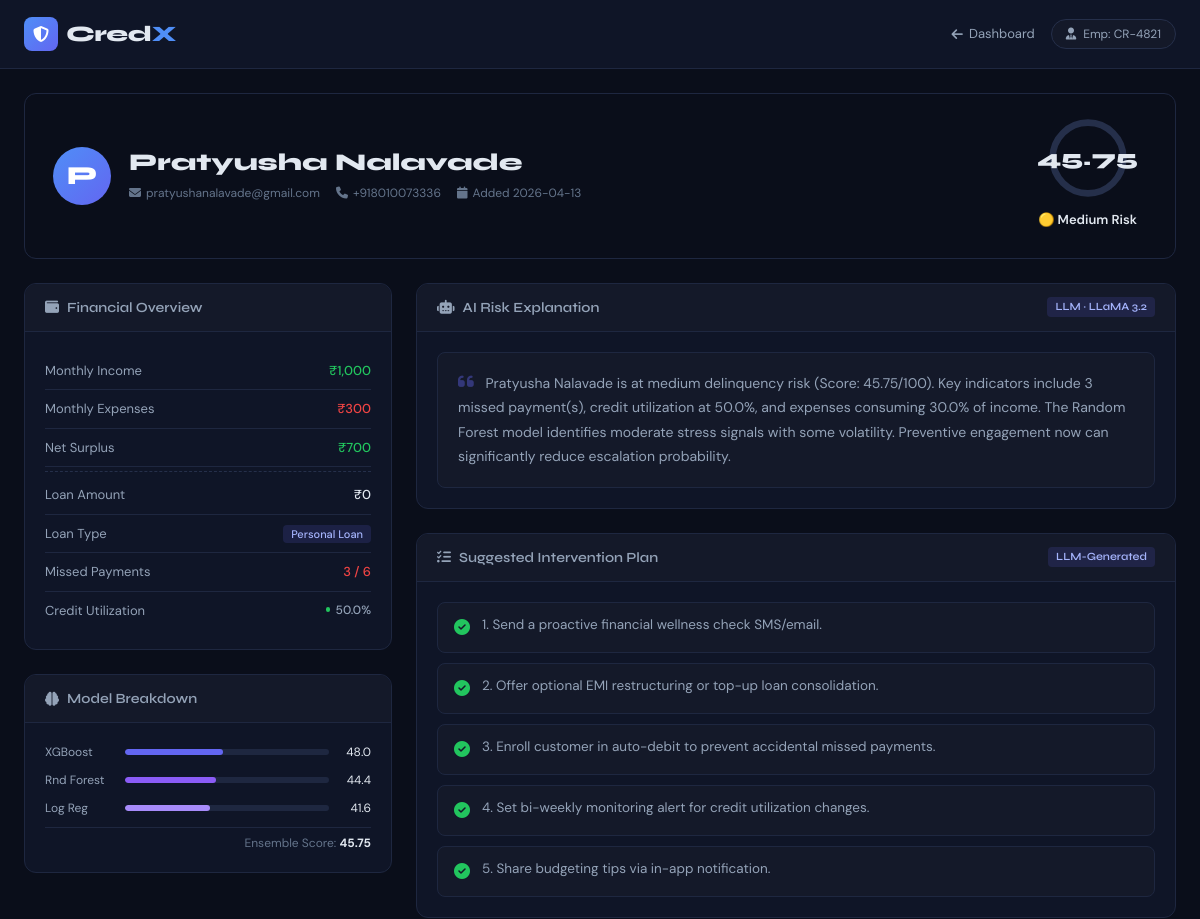
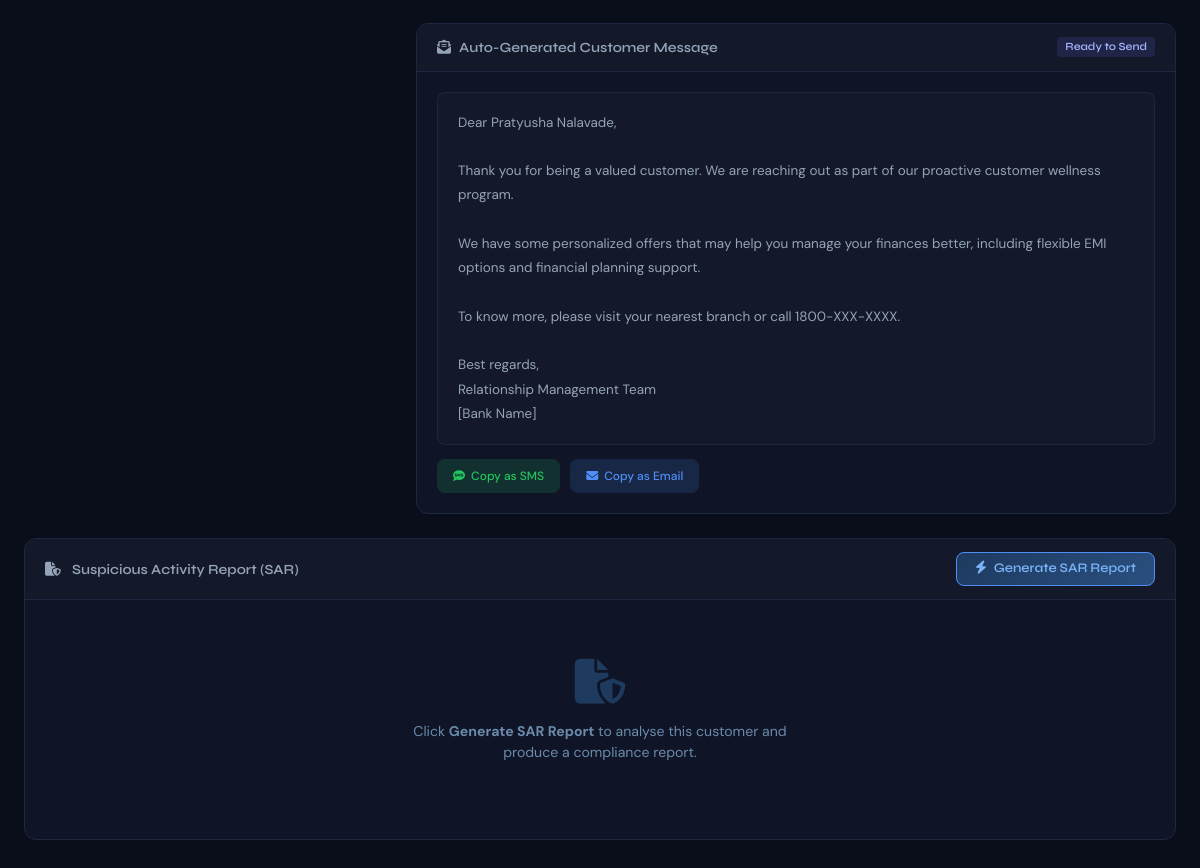
Screenshot of /customer/1 with the database file from the repository (2 pictures, top to bottom).
### tables this page shows
CREATE TABLE customers (
        id INTEGER PRIMARY KEY AUTOINCREMENT,
        name TEXT,
        income REAL,
        expenses REAL,
        missed_payments INTEGER,
        credit_utilization REAL,
        loan_amount REAL,
        loan_type TEXT,
        email TEXT,
        phone TEXT,
        added_on TEXT,
        risk_score REAL,
        risk_category TEXT
    );

### app.py (the view)
@app.route("/customer/<int:customer_id>")
def customer_detail(customer_id):
    conn = get_conn()
    conn.row_factory = sqlite3.Row
    cur = conn.cursor()
    cur.execute("SELECT * FROM customers WHERE id = ?", (customer_id,))
    row = cur.fetchone()
    conn.close()
    if row is None:
        return "Customer not found", 404
    customer = dict(row)
    service = RiskService()
    result = service.evaluate(customer)
    customer["risk_score"] = result["risk_score"]
    customer["shap"] = result.get("shap", {})  # 'shap' is not returned by the engine; default to empty dict
    explanation, intervention, message = generate_llm_explanation(
        customer, customer["risk_score"], customer["risk_category"]
    )
    customer["explanation"] = explanation
    customer["intervention"] = intervention
    customer["message"] = message
    return render_template("customer_detail.html", customer=customer)

### db/connection.py (called while the page is built)
def get_conn():
    conn = sqlite3.connect(DB_PATH)
    conn.row_factory = sqlite3.Row
    return conn

### feature_engineering/features.py (called while the page is built)
    @staticmethod
    def _safe_div(a, b):
        return float(a) / float(b) if b not in [0, None] else 0.0

    @staticmethod
    def debt_to_income(income, expenses, loan_amount):
        emi_proxy = loan_amount * 0.02  # standardized assumption
        return FeatureEngine._safe_div(expenses + emi_proxy, income)

    @staticmethod
    def utilization_risk(utilization):
        return min(max(utilization / 100.0, 0.0), 1.0)

    @staticmethod
    def payment_risk(missed_payments):
        return min((missed_payments ** 1.5) / 10.0, 1.0)

    @staticmethod
    def expense_pressure(income, expenses):
        return FeatureEngine._safe_div(expenses, income)

    @staticmethod
    def financial_stress(dti, util_risk, pay_risk, expense_pressure):
        return float(
            (0.30 * dti) +
            (0.30 * util_risk) +
            (0.25 * pay_risk) +
            (0.15 * expense_pressure)
        )

    @staticmethod
    def build(data) -> FeatureVector:
        income = float(data["income"])
        expenses = float(data["expenses"])
        loan_amount = float(data.get("loan_amount", 0))
        utilization = float(data["credit_utilization"])
        missed = float(data["missed_payments"])
        dti = FeatureEngine.debt_to_income(income, expenses, loan_amount)
        util_risk = FeatureEngine.utilization_risk(utilization)
        pay_risk = FeatureEngine.payment_risk(missed)
        exp_pressure = FeatureEngine.expense_pressure(income, expenses)
        stress = FeatureEngine.financial_stress(
            dti, util_risk, pay_risk, exp_pressure
        )
        return FeatureVector(
            dti=dti,
            utilization_risk=util_risk,
            payment_risk=pay_risk,
            expense_pressure=exp_pressure,
            financial_stress_index=stress
        )

### ml_engine/models/gb.py (called while the page is built)
    def predict_proba(self, f):
        base = (
            1.5 * f.dti +
            2.0 * f.payment_risk +
            1.2 * f.utilization_risk
        )
        return min(base / 5.0, 1.0)

### ml_engine/models/gru.py (called while the page is built)
    def predict_proba(self, f):
        memory_risk = (
            0.5 * f.payment_risk +
            0.3 * f.utilization_risk +
            0.2 * f.dti
        )
        return min(memory_risk ** 1.1, 1.0)

### services/risk_service.py (called while the page is built)
    def evaluate(self, raw_data: dict):
        return self.engine.predict(raw_data)

### templates/customer_detail.html (shortened to what this page needs)
<!DOCTYPE html>
<html lang="en">
<head>
  <link href="https://cdn.jsdelivr.net/npm/bootstrap@5.3.0/dist/css/bootstrap.min.css" rel="stylesheet"/>
  <link href="https://cdnjs.cloudflare.com/ajax/libs/font-awesome/6.4.0/css/all.min.css" rel="stylesheet"/>
  <link rel="stylesheet" href="{{ url_for('static', filename='styles.css') }}"/>
</head>
<body>
<nav class="navbar navbar-expand-lg credx-navbar">
  <div class="container-fluid px-4">
    <a class="navbar-brand d-flex align-items-center gap-2" href="/">
      <div class="brand-icon"><i class="fa-solid fa-shield-halved"></i></div>
      <span class="brand-text">Cred<span class="brand-x">X</span></span>
    </a>
    <div class="navbar-nav ms-auto d-flex flex-row align-items-center gap-3">
      <a href="/" class="nav-back"><i class="fa-solid fa-arrow-left"></i> Dashboard</a>
      <div class="employee-chip"><i class="fa-solid fa-user-tie"></i><span>Emp: CR-4821</span></div>
    </div>
  </div>
</nav>
<div class="container-fluid px-4 py-4">
  <div class="profile-banner profile-{{ customer.risk_color }} mb-4">
    <div class="pb-left">
      <div class="pb-avatar">{{ customer.name[0] }}</div>
      <div>
        <h2 class="pb-name">{{ customer.name }}</h2>
        <div class="pb-meta">
          <span><i class="fa-solid fa-envelope"></i> {{ customer.email }}</span>
          <span><i class="fa-solid fa-phone"></i> {{ customer.phone }}</span>
          <span><i class="fa-solid fa-calendar"></i> Added {{ customer.added_on }}</span>
        </div>
      </div>
    </div>
    <div class="pb-right">
      <div class="pb-score-wrap">
        <svg class="pb-ring" viewBox="0 0 36 36">
          <path class="ring-bg" d="M18 2.0845 a 15.9155 15.9155 0 0 1 0 31.831 a 15.9155 15.9155 0 0 1 0 -31.831"/>
          <path class="ring-fill ring-{{ customer.risk_color }}" stroke-dasharray="{{ customer.risk_score }}, 100" d="M18 2.0845 a 15.9155 15.9155 0 0 1 0 31.831 a 15.9155 15.9155 0 0 1 0 -31.831"/>
        </svg>
        <div class="pb-score">{{ customer.risk_score }}</div>
      </div>
      <div class="pb-badge badge-risk badge-{{ customer.risk_color }}">
        {% if customer.risk_category == "High Risk" %}🔴{% elif customer.risk_category == "Medium Risk" %}🟡{% else %}🟢{% endif %}
        {{ customer.risk_category }}
      </div>
    </div>
  </div>
  <div class="row g-4">
    <div class="col-lg-4">
      <div class="detail-card mb-4">
        <div class="detail-card-header"><i class="fa-solid fa-wallet"></i> Financial Overview</div>
        <div class="detail-card-body">
          <div class="fin-row">
            <span class="fin-label">Monthly Income</span>
            <span class="fin-val fin-green">₹{{ "{:,.0f}".format(customer.income) }}</span>
          </div>
          <div class="fin-row">
            <span class="fin-label">Monthly Expenses</span>
            <span class="fin-val fin-red">₹{{ "{:,.0f}".format(customer.expenses) }}</span>
          </div>
          <div class="fin-row">
            <span class="fin-label">Net Surplus</span>
            <span class="fin-val {% if customer.income - customer.expenses > 0 %}fin-green{% else %}fin-red{% endif %}">
              ₹{{ "{:,.0f}".format(customer.income - customer.expenses) }}
            </span>
          </div>
          <div class="fin-divider"></div>
          <div class="fin-row">
            <span class="fin-label">Loan Amount</span>
            <span class="fin-val">₹{{ "{:,.0f}".format(customer.loan_amount) }}</span>
          </div>
          <div class="fin-row">
            <span class="fin-label">Loan Type</span>
            <span class="fin-val"><span class="loan-tag">{{ customer.loan_type }}</span></span>
          </div>
          <div class="fin-row">
            <span class="fin-label">Missed Payments</span>
            <span class="fin-val {% if customer.missed_payments >= 3 %}fin-red{% elif customer.missed_payments >= 1 %}fin-amber{% else %}fin-green{% endif %}">
              {{ customer.missed_payments }} / 6
            </span>
          </div>
          <div class="fin-row align-items-start">
            <span class="fin-label">Credit Utilization</span>
            <span class="fin-val">
              <div class="util-bar-wrap">
                <div class="util-bar" style="width:{{ customer.credit_utilization }}%; background: {% if customer.credit_utilization > 75 %}#ef4444{% elif customer.credit_utilization > 50 %}#f59e0b{% else %}#22c55e{% endif %}"></div>
                <span class="util-num">{{ customer.credit_utilization }}%</span>
              </div>
            </span>
          </div>
        </div>
      </div>
      <div class="detail-card mb-4">
        <div class="detail-card-header"><i class="fa-solid fa-brain"></i> Model Breakdown</div>
        <div class="detail-card-body">
          {% set xgb_score = [customer.risk_score * 1.05, 100] | min %}
          {% set rf_score = customer.risk_score * 0.97 %}
          {% set lr_score = customer.risk_score * 0.91 %}
          <div class="model-row">
            <span class="model-name">XGBoost</span>
            <div class="model-bar-wrap">
              <div class="model-bar" style="width:{{ xgb_score }}%; background:#6366f1"></div>
            </div>
            <span class="model-score">{{ "%.1f"|format(xgb_score) }}</span>
          </div>
          <div class="model-row">
            <span class="model-name">Rnd Forest</span>
            <div class="model-bar-wrap">
              <div class="model-bar" style="width:{{ rf_score }}%; background:#8b5cf6"></div>
            </div>
            <span class="model-score">{{ "%.1f"|format(rf_score) }}</span>
          </div>
          <div class="model-row">
            <span class="model-name">Log Reg</span>
            <div class="model-bar-wrap">
              <div class="model-bar" style="width:{{ lr_score }}%; background:#a78bfa"></div>
            </div>
            <span class="model-score">{{ "%.1f"|format(lr_score) }}</span>
          </div>
          <div class="model-ensemble">
            Ensemble Score: <strong>{{ customer.risk_score }}</strong>
          </div>
        </div>
      </div>
    </div>
    <div class="col-lg-8">
      <div class="detail-card mb-4">
        <div class="detail-card-header">
          <i class="fa-solid fa-robot"></i> AI Risk Explanation
          <span class="llm-badge">LLM · LLaMA 3.2</span>
        </div>
        <div class="detail-card-body">
          <div class="ai-explanation">
            <i class="fa-solid fa-quote-left quote-icon"></i>
            {{ customer.explanation }}
          </div>
        </div>
      </div>
      <div class="detail-card mb-4">
        <div class="detail-card-header">
          <i class="fa-solid fa-list-check"></i> Suggested Intervention Plan
          <span class="llm-badge">LLM-Generated</span>
        </div>
        <div class="detail-card-body">
          <div class="intervention-list">
            {% for line in customer.intervention.split('\n') %}
            {% if line.strip() %}
            <div class="intervention-item">
              <div class="int-bullet {{ 'int-high' if customer.risk_color == 'danger' else ('int-medium' if customer.risk_color == 'warning' else 'int-low') }}">
                <i class="fa-solid fa-check-circle"></i>
              </div>
              <span>{{ line.strip() }}</span>
            </div>
            {% endif %}
            {% endfor %}
          </div>
        </div>
      </div>
      <div class="detail-card mb-4">
        <div class="detail-card-header">
          <i class="fa-solid fa-envelope-open-text"></i> Auto-Generated Customer Message
          <span class="llm-badge">Ready to Send</span>
        </div>
        <div class="detail-card-body">
          <div class="message-draft" id="messageDraft">{{ customer.message }}</div>
          <div class="message-actions">
            <button class="msg-btn msg-btn-sms" onclick="copyMsg('SMS')"><i class="fa-solid fa-comment-sms"></i> Copy as SMS</button>
            <button class="msg-btn msg-btn-email" onclick="copyMsg('Email')"><i class="fa-solid fa-envelope"></i> Copy as Email</button>
          </div>
        </div>
      </div>
    </div>
  </div>
  <div class="detail-card mb-5" id="sarSection">
    <div class="detail-card-header d-flex align-items-center justify-content-between">
      <span><i class="fa-solid fa-file-shield me-2"></i> Suspicious Activity Report (SAR)</span>
      <button class="sar-gen-btn" id="sarBtn" onclick="generateSAR()">
        <i class="fa-solid fa-bolt me-1"></i> Generate SAR Report
      </button>
    </div>
    <div class="detail-card-body" id="sarIdle">
      <div class="sar-idle-wrap">
        <i class="fa-solid fa-file-shield sar-idle-icon"></i>
        <p class="sar-idle-text">Click <strong>Generate SAR Report</strong> to analyse this customer and produce a compliance report.</p>
      </div>
    </div>
  </div>
</div>
</body>
</html>

### templates/customer_detail.html (style rules this page uses)
.sar-gen-btn { background: linear-gradient(135deg,#1e3a5f,#2a4f7f); border: 1px solid #4f8ef7; color: #7ab3f7; border-radius: 8px; padding: 6px 18px; font-size: 0.82rem; font-weight: 600; cursor: pointer; transition: all .2s; }
.sar-idle-wrap { display:flex; flex-direction:column; align-items:center; justify-content:center; padding:2.5rem 1rem; text-align:center; }
.sar-idle-icon { font-size:2.8rem; color:#1e3a5f; margin-bottom:1rem; }
.sar-idle-text { color:#6b8aaa; font-size:0.88rem; max-width:420px; }

### rows the page displays
customers: name "P", name "Pratyusha Nalavade", email "pratyushanalavade@gmail.com", phone "+918010073336", added_on "2026-04-13", risk_category "Medium Risk", income "1,000", expenses "300", customer.income-customer.expenses "700", loan_amount "0", loan_type "Personal Loan", missed_payments "3", credit_utilization "50.0"

### other values shown
{{ customer.risk_score }} "45.75"
{{ "%.1f"|format(xgb_score) }} "48.0"
{{ "%.1f"|format(rf_score) }} "44.4"
{{ "%.1f"|format(lr_score) }} "41.6"
{{ line.strip() }} "1. Send a proactive financial wellness check SMS/email." "2. Offer optional EMI restructuring or top-up loan consolidation." "3. Enroll customer in auto-debit to prevent accidental missed payments." "4. Set bi-weekly monitoring alert for credit utilization changes." "5. Share budgeting tips via in-app notification."
